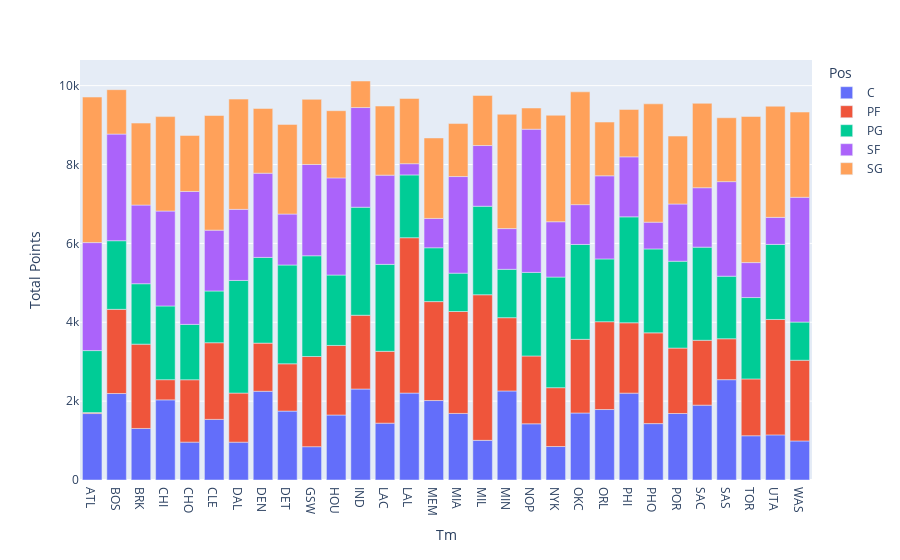

The notebook cell this image was saved under:
### Code cell
# Stacked Bar Chart


px.bar(
    df_ex4,
    x = 'Tm',
    y = 'Total Points',
    color = 'Pos'
)

### Figure 1 — Plotly figure (JSON) as saved in the notebook; plotly's stock layout.template omitted (floating-point values rounded to 4 significant figures)
{"data": [{"hovertemplate": "Pos=C<br>Tm=%{x}<br>Total Points=%{y}<extra></extra>", "legendgroup": "C", "marker": {"color": "#636efa", "pattern": {"shape": ""}}, "name": "C", "orientation": "v", "showlegend": true, "textposition": "auto", "type": "bar", "x": ["ATL", "BOS", "BRK", "CHI", "CHO", "CLE", "DAL", "DEN", "DET", "GSW", "HOU", "IND", "LAC", "LAL", "MEM", "MIA", "MIL", "MIN", "NOP", "NYK", "OKC", "ORL", "PHI", "PHO", "POR", "SAC", "SAS", "TOR", "UTA", "WAS"], "xaxis": "x", "y": [1685.0, 2193.0, 1307.0, 2032.0, 960.0, 1537.0, 959.0, 2250.0, 1747.0, 845.0, 1648.0, 2307.0, 1441.0, 2204.0, 2015.0, 1688.0, 1006.0, 2258.0, 1425.0, 849.0, 1699.0, 1787.0, 2203.0, 1430.0, 1686.0, 1898.0, 2544.0, 1122.0, 1144.0, 990.0], "yaxis": "y"}, {"hovertemplate": "Pos=PF<br>Tm=%{x}<br>Total Points=%{y}<extra></extra>", "legendgroup": "PF", "marker": {"color": "#EF553B", "pattern": {"shape": ""}}, "name": "PF", "orientation": "v", "showlegend": true, "textposition": "auto", "type": "bar", "x": ["ATL", "BOS", "BRK", "CHI", "CHO", "CLE", "DAL", "DEN", "DET", "GSW", "HOU", "IND", "LAC", "LAL", "MEM", "MIA", "MIL", "MIN", "NOP", "NYK", "OKC", "ORL", "PHI", "PHO", "POR", "SAC", "SAS", "TOR", "UTA", "WAS"], "xaxis": "x", "y": [24.0, 2135.0, 2138.0, 512.0, 1582.0, 1944.0, 1245.0, 1221.0, 1200.0, 2287.0, 1764.0, 1871.0, 1822.0, 3940.0, 2509.0, 2585.0, 3692.0, 1858.0, 1720.0, 1492.0, 1868.0, 2227.0, 1784.0, 2301.0, 1659.0, 1645.0, 1038.0, 1441.0, 2927.0, 2047.0], "yaxis": "y"}, {"hovertemplate": "Pos=PG<br>Tm=%{x}<br>Total Points=%{y}<extra></extra>", "legendgroup": "PG", "marker": {"color": "#00cc96", "pattern": {"shape": ""}}, "name": "PG", "orientation": "v", "showlegend": true, "textposition": "auto", "type": "bar", "x": ["ATL", "BOS", "BRK", "CHI", "CHO", "CLE", "DAL", "DEN", "DET", "GSW", "HOU", "IND", "LAC", "LAL", "MEM", "MIA", "MIL", "MIN", "NOP", "NYK", "OKC", "ORL", "PHI", "PHO", "POR", "SAC", "SAS", "TOR", "UTA", "WAS"], "xaxis": "x", "y": [1573.0, 1740.0, 1532.0, 1869.0, 1404.0, 1312.0, 2856.0, 2173.0, 2505.0, 2554.0, 1785.0, 2739.0, 2205.0, 1592.0, 1365.0, 972.0, 2244.0, 1227.0, 2120.0, 2805.0, 2406.0, 1592.0, 2686.0, 2128.0, 2203.0, 2362.0, 1586.0, 2064.0, 1904.0, 968.0], "yaxis": "y"}, {"hovertemplate": "Pos=SF<br>Tm=%{x}<br>Total Points=%{y}<extra></extra>", "legendgroup": "SF", "marker": {"color": "#ab63fa", "pattern": {"shape": ""}}, "name": "SF", "orientation": "v", "showlegend": true, "textposition": "auto", "type": "bar", "x": ["ATL", "BOS", "BRK", "CHI", "CHO", "CLE", "DAL", "DEN", "DET", "GSW", "HOU", "IND", "LAC", "LAL", "MEM", "MIA", "MIL", "MIN", "NOP", "NYK", "OKC", "ORL", "PHI", "PHO", "POR", "SAC", "SAS", "TOR", "UTA", "WAS"], "xaxis": "x", "y": [2738.0, 2704.0, 1995.0, 2407.0, 3371.0, 1543.0, 1803.0, 2136.0, 1292.0, 2315.0, 2464.0, 2528.0, 2263.0, 285.0, 744.0, 2450.0, 1540.0, 1032.0, 3631.0, 1403.0, 1010.0, 2108.0, 1522.0, 679.0, 1451.0, 1507.0, 2398.0, 886.0, 685.0, 3164.0], "yaxis": "y"}, {"hovertemplate": "Pos=SG<br>Tm=%{x}<br>Total Points=%{y}<extra></extra>", "legendgroup": "SG", "marker": {"color": "#FFA15A", "pattern": {"shape": ""}}, "name": "SG", "orientation": "v", "showlegend": true, "textposition": "auto", "type": "bar", "x": ["ATL", "BOS", "BRK", "CHI", "CHO", "CLE", "DAL", "DEN", "DET", "GSW", "HOU", "IND", "LAC", "LAL", "MEM", "MIA", "MIL", "MIN", "NOP", "NYK", "OKC", "ORL", "PHI", "PHO", "POR", "SAC", "SAS", "TOR", "UTA", "WAS"], "xaxis": "x", "y": [3691.0, 1126.0, 2079.0, 2395.0, 1420.0, 2907.0, 2796.0, 1642.0, 2274.0, 1652.0, 1704.0, 673.0, 1752.0, 1655.0, 2040.0, 1344.0, 1270.0, 2899.0, 537.0, 2700.0, 2860.0, 1363.0, 1201.0, 3001.0, 1723.0, 2140.0, 1620.0, 3705.0, 2819.0, 2162.0], "yaxis": "y"}], "layout": {"barmode": "relative", "legend": {"title": {"text": "Pos"}, "tracegroupgap": 0}, "margin": {"t": 60}, "xaxis": {"anchor": "y", "domain": [0, 1], "title": {"text": "Tm"}}, "yaxis": {"anchor": "x", "domain": [0, 1], "title": {"text": "Total Points"}}}}
